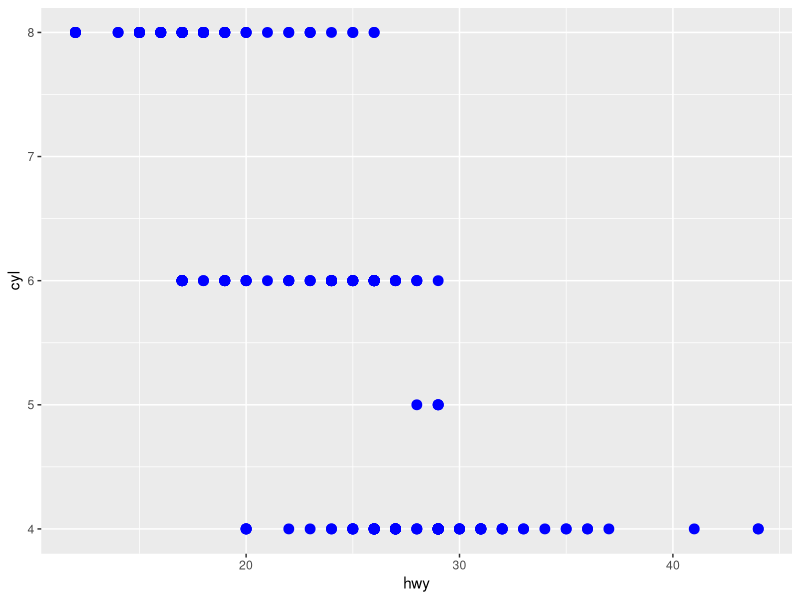
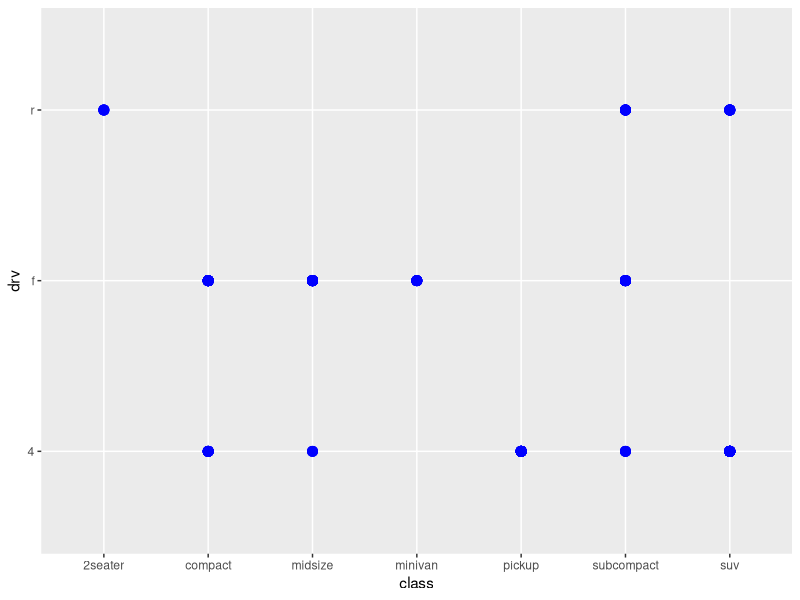
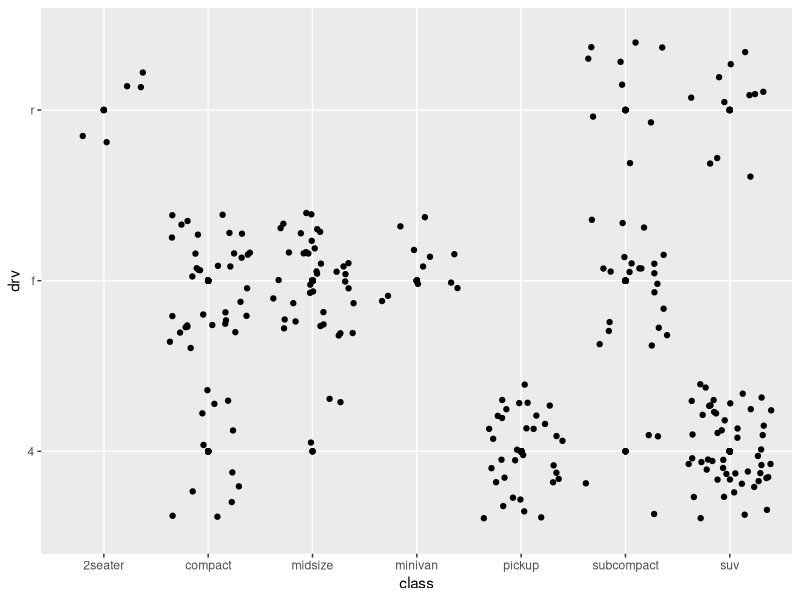
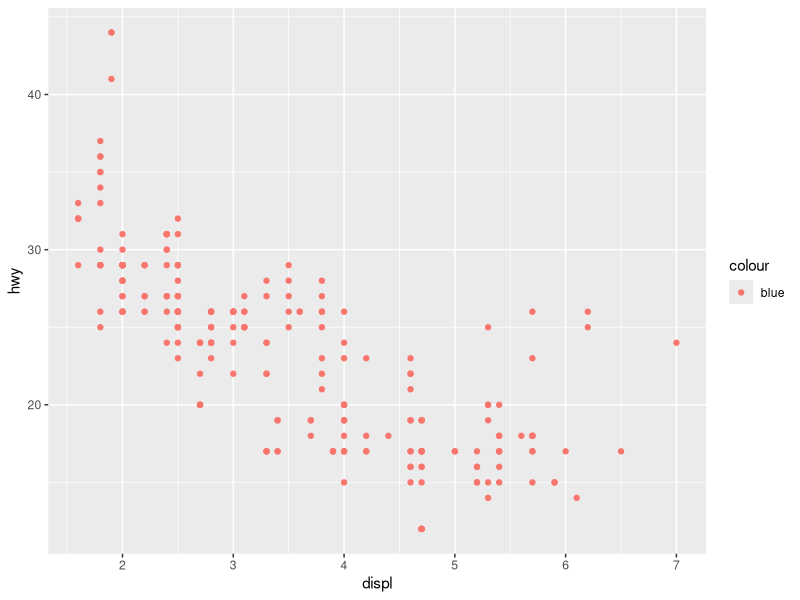
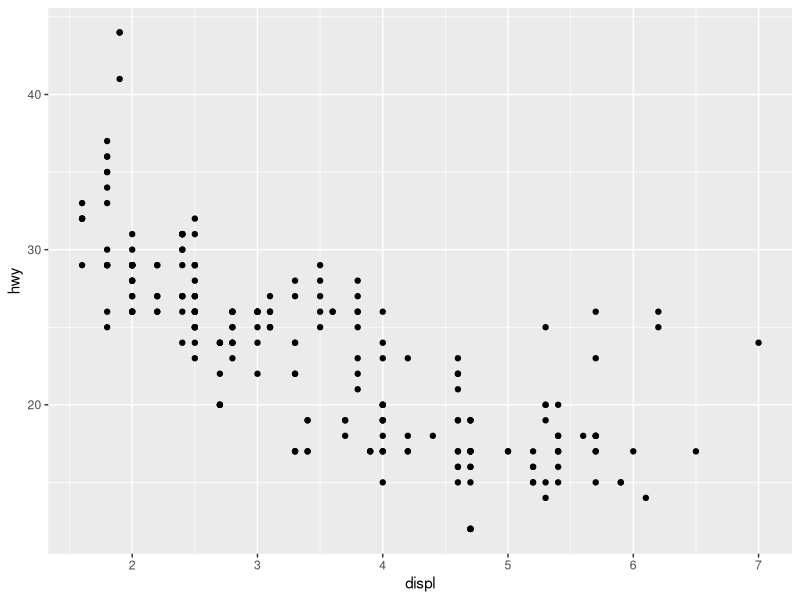
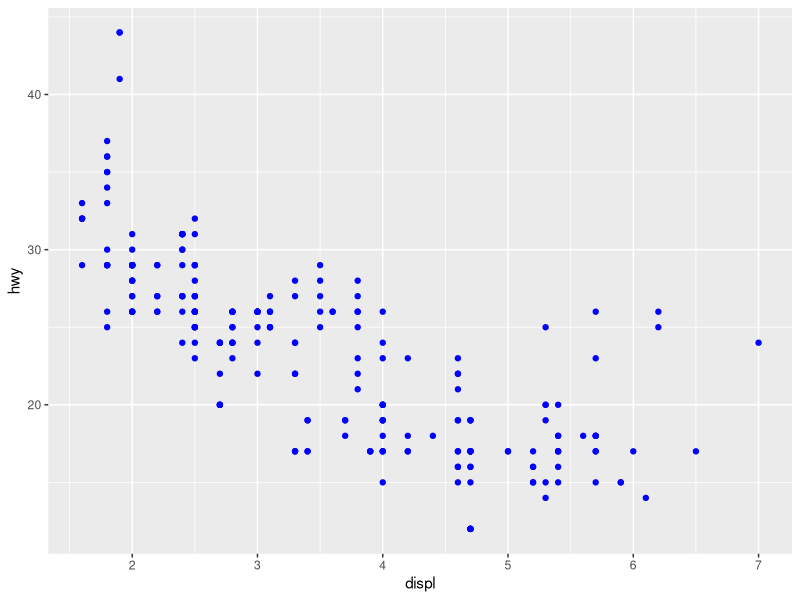

Write the R code that produced these figures, in order.
library(ggplot2)

# Scatter plot of hwy vs cyl

p <- ggplot(data = mpg, aes(hwy,cyl))
p+geom_point(alpha = 3, color = "blue", size = 3)

# Scatterplot of class vs drv
p <- ggplot(data = mpg, aes(class, drv))+geom_point()
p+geom_point(alpha = 3, color = "blue", size = 3)
p+geom_jitter()

# A scatterplot is definitely not a helpful showcase of these factors since both
# drv and class are categorical vars. Since categorical vars ordinarily take a few
# qualities, there are a set number of special blends of (x, y) values that can be shown.

ggplot(data = mpg) +  geom_point(mapping = aes(x = displ, y = hwy, color = "blue"))
# Color is worng since it should be outside the bracket
ggplot(data = mpg) +  geom_point(mapping = aes(x = displ, y = hwy)) # Default is Black
ggplot(data = mpg)+geom_point(mapping = aes(x = displ, y = hwy), colour = "blue") #correct
